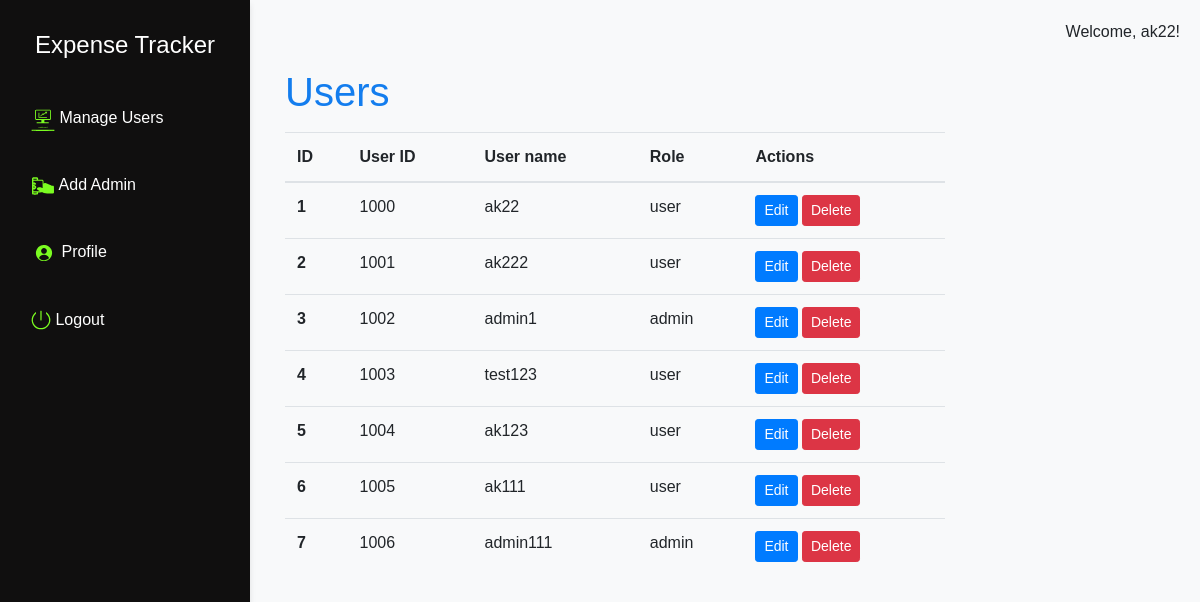
The app's page /admindashboard (signed in), older data.
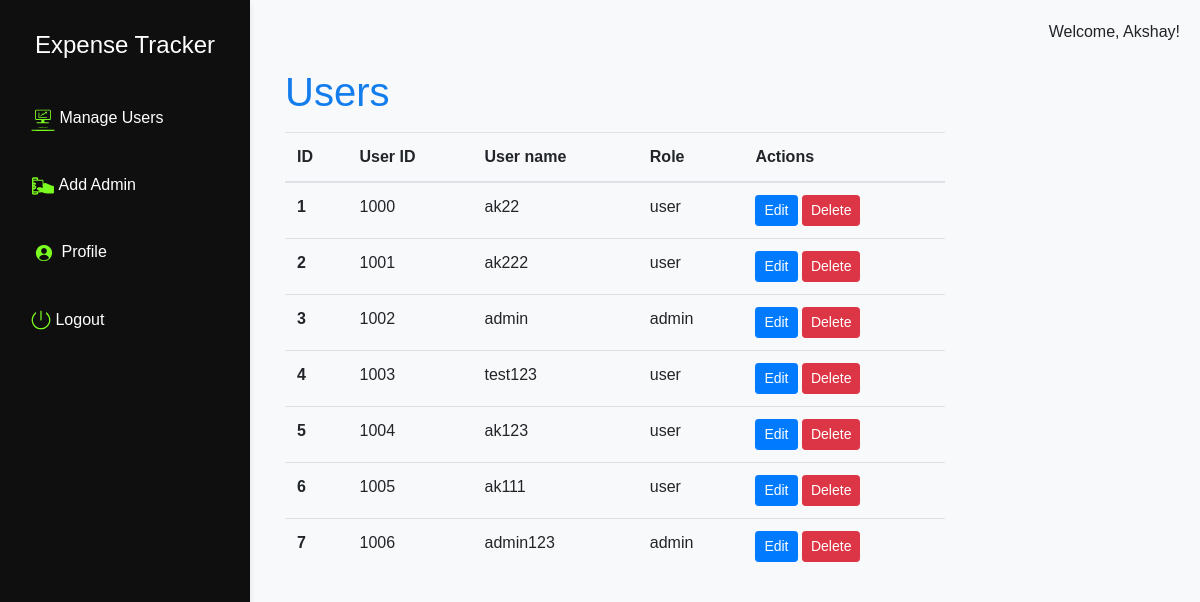
The same page, newer data.
### tables this page shows
CREATE TABLE users
                 (id INTEGER PRIMARY KEY,email TEXT,username TEXT UNIQUE,firstname TEXT,lastname TEXT,phone TEXT, password TEXT, role TEXT, isactive text default 1);

### app.py (the view)
@app.route('/admindashboard', methods=['GET', 'POST'])
def admindashboard():
    if 'username' in session:
        conn = sqlite3.connect('expense_tracker.db')
        cur = conn.cursor()
        cur.execute("SELECT  id,username,role FROM users")
        users = cur.fetchall()
        conn.close()
        response = make_response(render_template('admindashboard.html', username=session['username'],users=users))
        response.headers['Cache-Control'] = 'no-cache, no-store, must-revalidate'
        response.headers['Pragma'] = 'no-cache'
        response.headers['Expires'] = '0'
        return response
    return redirect(url_for('login'))

### templates/admindashboard.html (shortened to what this page needs)
<!DOCTYPE html>
<html lang="en">
<head>
    <link rel="stylesheet" href="https://maxcdn.bootstrapcdn.com/bootstrap/4.0.0/css/bootstrap.min.css">
    <link rel="stylesheet" href="/static/style.css">
</head>
<body>
    <div class="nav-side-menu">
        <div class="brand">Expense Tracker</div>
        <ul class="nav flex-column">
            <li class="nav-item">
                <a class="nav-link" href="/admindashboard">
                    <img src="{{url_for('static', filename='icons/dashboard.svg')}}" alt="Dashboard Icon" width="24" height="24">   Manage Users</a>
            </li>
            <li class="nav-item">
                <a class="nav-link" href="#" onclick="loadPage('/addadmin')"><img src="{{url_for('static', filename='icons/transactions.svg')}}" alt="Expense Icon" width="24" height="24">  Add Admin</a>
            </li>
            <li class="nav-item">
                <a class="nav-link" href="#" onclick="loadPage('/adminprofile')"><img src="{{url_for('static', filename='icons/profile1.svg')}}" alt="Dashboard Icon" width="26" height="26">    Profile</a>
            </li>
            <li class="nav-item">
                <a class="nav-link" href="/logout"><img src="{{url_for('static', filename='icons/logout.svg')}}" alt="Dashboard Icon" width="20" height="20">   Logout</a>
            </li>
        </ul>
    </div>
    <div class="content">
        <div class="welcome">
            Welcome, {{ username }}!
        </div>
        <div class="content-area">
            <div class="container mt-5">
                <h1 style="color: #137dee;">Users</h1>
                <div class="row">
                    <div class="col">
                        <table class="table">
                            <thead>
                                <tr>
                                    <th scope="col">ID</th>
                                    <th scope="col">User ID</th>
                                    <th scope="col">User name</th>
                                    <th scope="col">Role</th>
                                    <th scope="col">Actions</th>
                                </tr>
                            </thead>
                            <tbody>
                                {% for user in users %}
                            <tr>
                                <th scope="row">{{ loop.index }}</th>
                                <td>{{ user[0] }}</td>
                                <td>{{ user[1] }}</td>
                                <td>{{ user[2] }}</td>
                                <td>
                                    <a href="#" class="btn btn-sm btn-primary" onclick="loadPage('/edituser/{{ user[0] }}')">Edit</a>
                                    <form action="#" method="post" style="display: inline;" onclick="loadPage('/deleteuser/{{ user[0]}}')" onsubmit="return confirm('Are you sure you want to delete this expense?');">
                                        <input type="submit" value="Delete" class="btn btn-sm btn-danger">
                                    </form>
                                </td>
                            </tr>
                                  {% endfor %}
                            </tbody>
                        </table>
                    </div>
                </div>
            </div>
        </div>
    </div>
</body>
</html>

### static/style.css (style rules this page uses)
body { font-family: Arial, sans-serif; background-color: #f8f9fa; }
.nav-side-menu { background-color: #100f0f; color: #080808; padding-top: 20px; height: 100%; width: 250px; position: fixed; top: 0; left: 0; overflow-x: hidden; overflow-y: auto; box-shadow: 0 4px 6px rgba(0, 0, 0, 0.1); }
.brand { font-size: 24px; margin-bottom: 20px; color: #fff; text-align: center; line-height: 50px; }
.nav-side-menu .nav-item { margin-bottom: 10px; padding: 8px 15px; }
.nav-side-menu .nav-item a { color:#fff; text-decoration: none; position: relative; display: inline-block; }
.nav-side-menu .nav-item a::before { content: ''; position: absolute; top: 100%; left: 20%; width: 0; height: 2px; background-color: #fff; transition: width 0.3s ease-in-out, left 0.3s ease-in-out; }
.content { margin-left: 250px; padding: 20px; }
.content-area { margin-right: 220px; min-height: calc(100vh - 56px); overflow-y: auto; }
.welcome { position: fixed; top: 20px; right: 20px; width: 200px; text-align: right; }

Row changes from the older to the newer data that the page shows:
shown differently, row unchanged: users "ak22": username "ak22" → (not shown)
changed users id 1002: username "admin1" → "admin"
changed users id 1006: username "admin111" → "admin123"
Text that changed along with them:
{{ username }}: (not shown) → "Akshay"
